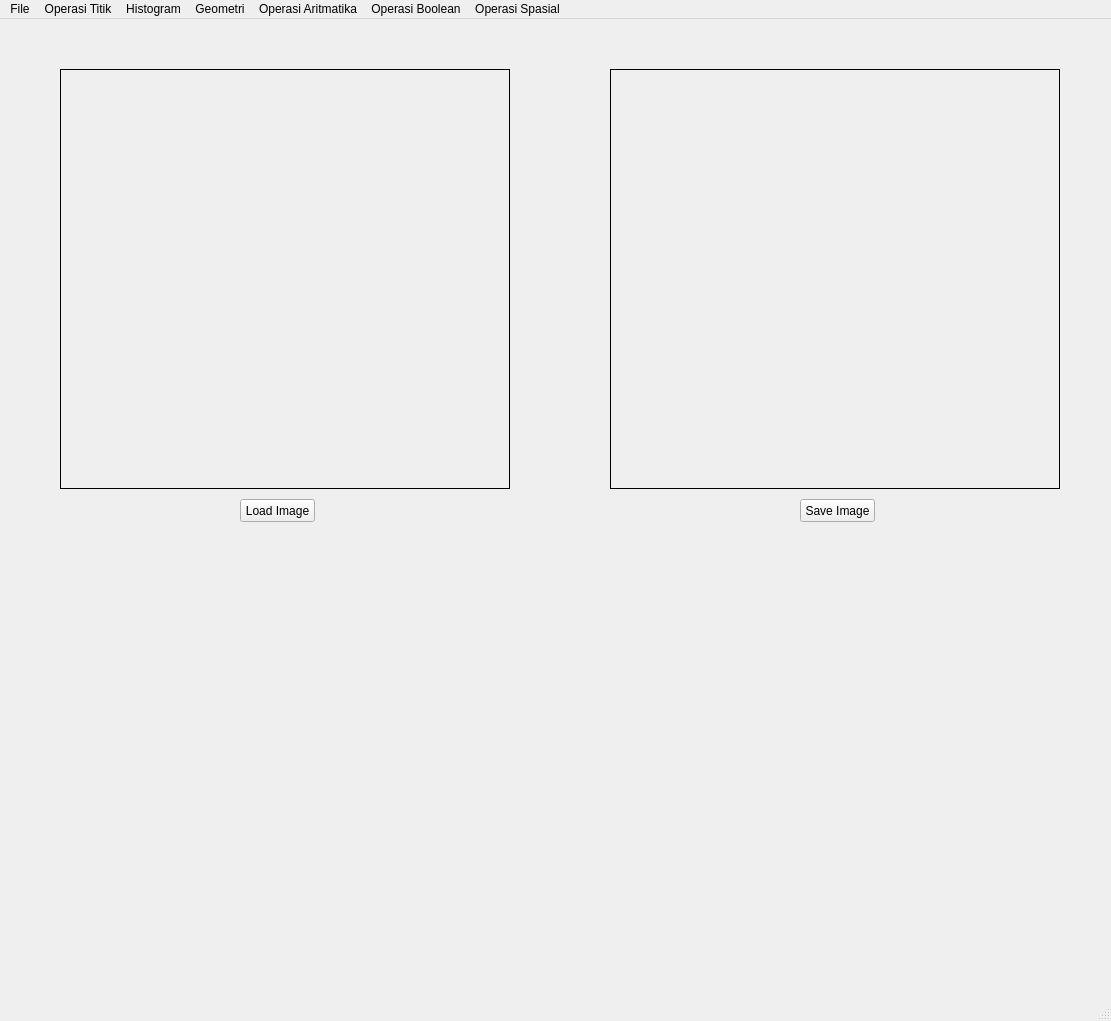
<?xml version="1.0" encoding="UTF-8"?>
<ui version="4.0">
 <class>MainWindow</class>
 <widget class="QMainWindow" name="MainWindow">
  <property name="geometry">
   <rect>
    <x>0</x>
    <y>0</y>
    <width>1111</width>
    <height>1021</height>
   </rect>
  </property>
  <property name="windowTitle">
   <string>MainWindow</string>
  </property>
  <widget class="QWidget" name="centralwidget">
   <widget class="QPushButton" name="loadButton">
    <property name="geometry">
     <rect>
      <x>240</x>
      <y>480</y>
      <width>75</width>
      <height>23</height>
     </rect>
    </property>
    <property name="text">
     <string>Load Image</string>
    </property>
   </widget>
   <widget class="QLabel" name="imgLabel">
    <property name="geometry">
     <rect>
      <x>60</x>
      <y>50</y>
      <width>450</width>
      <height>420</height>
     </rect>
    </property>
    <property name="frameShape">
     <enum>QFrame::Box</enum>
    </property>
    <property name="text">
     <string/>
    </property>
   </widget>
   <widget class="QLabel" name="hasilLabel">
    <property name="geometry">
     <rect>
      <x>610</x>
      <y>50</y>
      <width>450</width>
      <height>420</height>
     </rect>
    </property>
    <property name="frameShape">
     <enum>QFrame::Box</enum>
    </property>
    <property name="text">
     <string/>
    </property>
   </widget>
   <widget class="QPushButton" name="saveButton">
    <property name="geometry">
     <rect>
      <x>800</x>
      <y>480</y>
      <width>75</width>
      <height>23</height>
     </rect>
    </property>
    <property name="text">
     <string>Save Image</string>
    </property>
   </widget>
  </widget>
  <widget class="QMenuBar" name="menubar">
   <property name="geometry">
    <rect>
     <x>0</x>
     <y>0</y>
     <width>1111</width>
     <height>21</height>
    </rect>
   </property>
   <widget class="QMenu" name="menuFile">
    <property name="title">
     <string>File</string>
    </property>
    <addaction name="actionLoad_Image"/>
    <addaction name="actionSave_Image"/>
   </widget>
   <widget class="QMenu" name="menuOperasi_Titik">
    <property name="title">
     <string>Operasi Titik</string>
    </property>
    <addaction name="actionGrayScale"/>
    <addaction name="actionBrightness"/>
    <addaction name="actionSimple_Contrast"/>
    <addaction name="actionContrast_Stretching"/>
    <addaction name="actionNegative_Image"/>
    <addaction name="actionBiner_Image"/>
   </widget>
   <widget class="QMenu" name="menuHistogram">
    <property name="title">
     <string>Histogram</string>
    </property>
    <addaction name="actionGray_Histogram"/>
    <addaction name="actionRGB_Histogram"/>
    <addaction name="actionHistogram_Equalization"/>
   </widget>
   <widget class="QMenu" name="menuGeometri">
    <property name="title">
     <string>Geometri</string>
    </property>
    <addaction name="actionTranslasi"/>
    <addaction name="actionRotasi"/>
    <addaction name="actionResize"/>
    <addaction name="actionCrop"/>
   </widget>
   <widget class="QMenu" name="menuOperasi_Aritmatika">
    <property name="title">
     <string>Operasi Aritmatika</string>
    </property>
    <addaction name="actionTambah"/>
    <addaction name="actionKurang"/>
    <addaction name="actionKali"/>
    <addaction name="actionBagi"/>
   </widget>
   <widget class="QMenu" name="menuOperasi_Boolean">
    <property name="title">
     <string>Operasi Boolean</string>
    </property>
    <addaction name="actionAnd"/>
    <addaction name="actionOr"/>
    <addaction name="actionXor"/>
   </widget>
   <widget class="QMenu" name="menuOperasi_Spasial">
    <property name="title">
     <string>Operasi Spasial</string>
    </property>
    <addaction name="actionFilter"/>
   </widget>
   <addaction name="menuFile"/>
   <addaction name="menuOperasi_Titik"/>
   <addaction name="menuHistogram"/>
   <addaction name="menuGeometri"/>
   <addaction name="menuOperasi_Aritmatika"/>
   <addaction name="menuOperasi_Boolean"/>
   <addaction name="menuOperasi_Spasial"/>
  </widget>
  <widget class="QStatusBar" name="statusbar"/>
  <action name="actionGrayScale">
   <property name="text">
    <string>GrayScale</string>
   </property>
  </action>
  <action name="actionLoad_Image">
   <property name="text">
    <string>Load Image</string>
   </property>
  </action>
  <action name="actionSave_Image">
   <property name="text">
    <string>Save Image</string>
   </property>
  </action>
  <action name="actionBrightness">
   <property name="text">
    <string>Brightness</string>
   </property>
  </action>
  <action name="actionSimple_Contrast">
   <property name="text">
    <string>Simple Contrast</string>
   </property>
  </action>
  <action name="actionContrast_Stretching">
   <property name="text">
    <string>Contrast Stretching</string>
   </property>
  </action>
  <action name="actionNegative_Image">
   <property name="text">
    <string>Negative Image</string>
   </property>
  </action>
  <action name="actionBiner_Image">
   <property name="text">
    <string>Biner Image</string>
   </property>
  </action>
  <action name="actionGray_Histogram">
   <property name="text">
    <string>Histogram Grayscale</string>
   </property>
  </action>
  <action name="actionRGB_Histogram">
   <property name="text">
    <string>Histogram RGB</string>
   </property>
  </action>
  <action name="actionHistogram_Equalization">
   <property name="text">
    <string>Histogram Equalization</string>
   </property>
  </action>
  <action name="actionTranslasi">
   <property name="text">
    <string>Translasi</string>
   </property>
  </action>
  <action name="actionRotasi">
   <property name="text">
    <string>Rotasi</string>
   </property>
  </action>
  <action name="actionResize">
   <property name="text">
    <string>Resize</string>
   </property>
  </action>
  <action name="actionCrop">
   <property name="text">
    <string>Crop Image</string>
   </property>
  </action>
  <action name="actionTambah">
   <property name="text">
    <string>Tambah +</string>
   </property>
  </action>
  <action name="actionKurang">
   <property name="text">
    <string>Kurang -</string>
   </property>
  </action>
  <action name="actionKali">
   <property name="text">
    <string>Kali x</string>
   </property>
  </action>
  <action name="actionBagi">
   <property name="text">
    <string>Bagi /</string>
   </property>
  </action>
  <action name="actionAnd">
   <property name="text">
    <string>AND &amp;&amp;</string>
   </property>
  </action>
  <action name="actionOr">
   <property name="text">
    <string>OR ||</string>
   </property>
  </action>
  <action name="actionXor">
   <property name="text">
    <string>XOR ^</string>
   </property>
  </action>
  <action name="actionFilter">
   <property name="text">
    <string>Filtering</string>
   </property>
  </action>
  <action name="actionMean_Filter">
   <property name="text">
    <string>Mean Filtering</string>
   </property>
  </action>
 </widget>
 <resources/>
 <connections/>
</ui>
